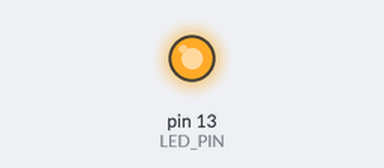
Bench run of a sketch on a simulated Arduino Uno, built with avr-gcc and run on an emulated ATmega328P. Shown: output pins drawn as LEDs (lit = HIGH).

Above: at 1.0 s.
At 5.5 s:
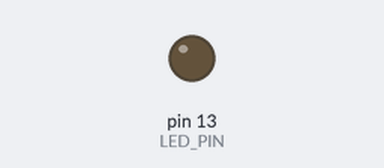
Timing chart, 0 to 6.9 s (numbered marks = the images above):
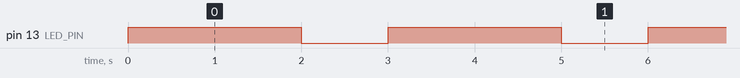

The sketch:

Q01_Automatic_Corridor_Light.ino
```cpp
/*
  Q1 - Automatic Corridor Light

  Problem:
    A corridor light must switch itself ON and OFF repeatedly:
    ON for 2 seconds, OFF for 1 second, forever.

  Components:
    - Arduino UNO R3
    - 1 x LED
    - 1 x 220 ohm resistor

  Pin mapping:
    D13 -> 220 ohm -> LED anode (long leg), LED cathode -> GND

  Expected behaviour:
    LED is ON for 2 s, then OFF for 1 s, and the cycle repeats.

  Assumptions:
    None.
*/

const int LED_PIN = 13;

const unsigned long ON_TIME_MS  = 2000;
const unsigned long OFF_TIME_MS = 1000;

void setup() {
  pinMode(LED_PIN, OUTPUT);
}

void loop() {
  digitalWrite(LED_PIN, HIGH);
  delay(ON_TIME_MS);
  digitalWrite(LED_PIN, LOW);
  delay(OFF_TIME_MS);
}
```

Measured:
- by itself, pin 13 (LED_PIN): alternates HIGH for 2.0 s and LOW for 1.0 s
